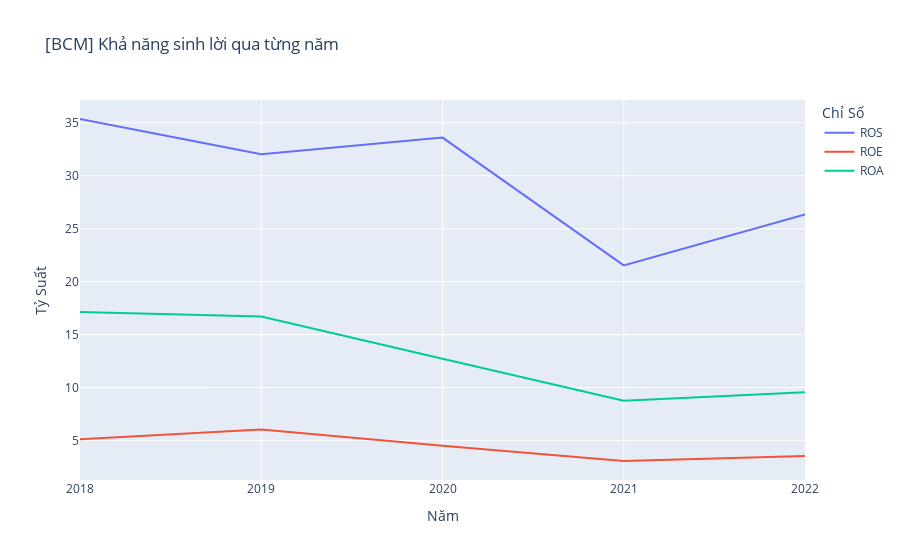

Source (notebook cell):
### Code cell
#Phân tích khả năng sinh lời của doanh nghiệp sẽ tính các chỉ số như ROS, ROE, ROA
revenues = bcm_data['KQKD. Doanh thu thuần'].tolist()
profit = bcm_data['KQKD. Lợi nhuận sau thuế thu nhập doanh nghiệp'].tolist()
sumprofit = bcm_data ['CĐKT. TỔNG CỘNG TÀI SẢN'].tolist()
equity = bcm_data ['CĐKT. VỐN CHỦ SỞ HỮU'].tolist()
# Tính tỷ suất lợi nhuận ròng (ROS)
ros = [(p / r) * 100 if r != 0 else 0 for p, r in zip(profit, revenues)]

# Tính tỷ suất sinh lời trên tài sản (ROE)
roe = [(p / s) * 100 if s != 0 else 0 for p, s in zip(profit, sumprofit)]

# Tính tỷ suất sinh lời trên vốn chủ sở hữu (ROA)
roa = [(p / e) * 100 if e != 0 else 0 for p, e in zip(profit, equity)]

# Tạo DataFrame cho Plotly Express
df_ratios = pd.DataFrame({
    'Năm': years * 3,
    'Chỉ Số': (['ROS'] * len(years) + ['ROE'] * len(years) + ['ROA'] * len(years)),
    'Tỷ Suất (%)': (ros + roe + roa)
})

# Vẽ biểu đồ đường
fig7 = px.line(df_ratios, x='Năm', y='Tỷ Suất (%)', color='Chỉ Số',
                      title='[BCM] Khả năng sinh lời qua từng năm',
                      labels={'Tỷ Suất (%)': 'Tỷ Suất'})
 # Cấu hình định dạng trục x để hiển thị giá trị năm là số nguyên
fig7.update_xaxes(type='category', tickmode='linear')
fig7.show()

### Figure 1 — Plotly figure (JSON) as saved in the notebook; plotly's stock layout.template omitted (floating-point values rounded to 4 significant figures)
{"data": [{"hovertemplate": "Chỉ Số=ROS<br>Năm=%{x}<br>Tỷ Suất=%{y}<extra></extra>", "legendgroup": "ROS", "line": {"color": "#636efa", "dash": "solid"}, "marker": {"symbol": "circle"}, "mode": "lines", "name": "ROS", "orientation": "v", "showlegend": true, "type": "scatter", "x": [2018, 2019, 2020, 2021, 2022], "xaxis": "x", "y": [35.36, 32.03, 33.61, 21.54, 26.35], "yaxis": "y"}, {"hovertemplate": "Chỉ Số=ROE<br>Năm=%{x}<br>Tỷ Suất=%{y}<extra></extra>", "legendgroup": "ROE", "line": {"color": "#EF553B", "dash": "solid"}, "marker": {"symbol": "circle"}, "mode": "lines", "name": "ROE", "orientation": "v", "showlegend": true, "type": "scatter", "x": [2018, 2019, 2020, 2021, 2022], "xaxis": "x", "y": [5.116, 6.046, 4.509, 3.072, 3.55], "yaxis": "y"}, {"hovertemplate": "Chỉ Số=ROA<br>Năm=%{x}<br>Tỷ Suất=%{y}<extra></extra>", "legendgroup": "ROA", "line": {"color": "#00cc96", "dash": "solid"}, "marker": {"symbol": "circle"}, "mode": "lines", "name": "ROA", "orientation": "v", "showlegend": true, "type": "scatter", "x": [2018, 2019, 2020, 2021, 2022], "xaxis": "x", "y": [17.14, 16.7, 12.72, 8.77, 9.553], "yaxis": "y"}], "layout": {"legend": {"title": {"text": "Chỉ Số"}, "tracegroupgap": 0}, "title": {"text": "[BCM] Khả năng sinh lời qua từng năm"}, "xaxis": {"anchor": "y", "domain": [0, 1], "tickmode": "linear", "title": {"text": "Năm"}, "type": "category"}, "yaxis": {"anchor": "x", "domain": [0, 1], "title": {"text": "Tỷ Suất"}}}}
